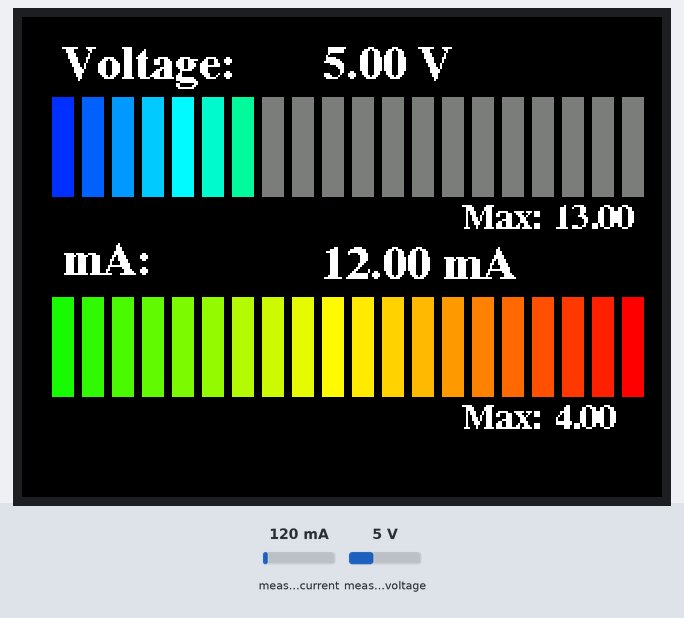
The sketch below on a simulated ESP32. On the bench: 320×240 colour display. Inputs (shaded band) come from the test bench; at power-on: measured voltage 5 V, measured current 120 mA. What the sketch prints to the serial monitor is not drawn.

Above: at 1.4 s.
1.5 s: measured voltage set to 7.5 V
At 2.6 s:
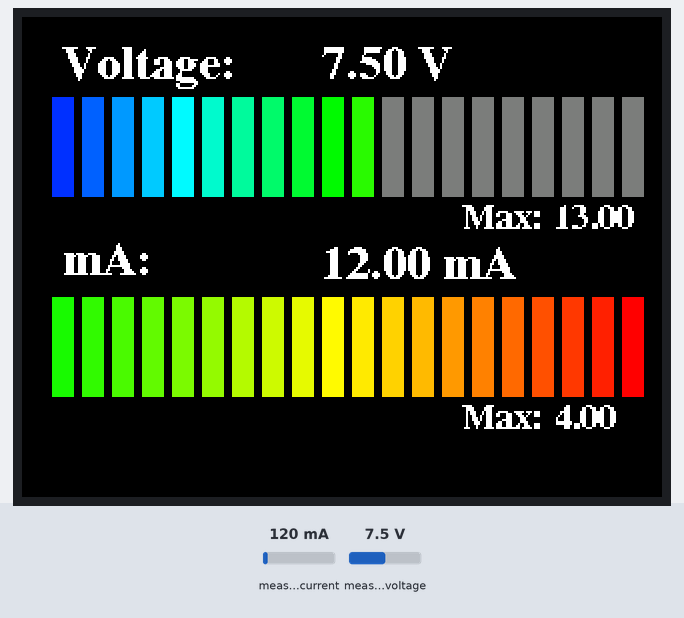
3.0 s: measured voltage set to 11.2 V
At 3.9 s:
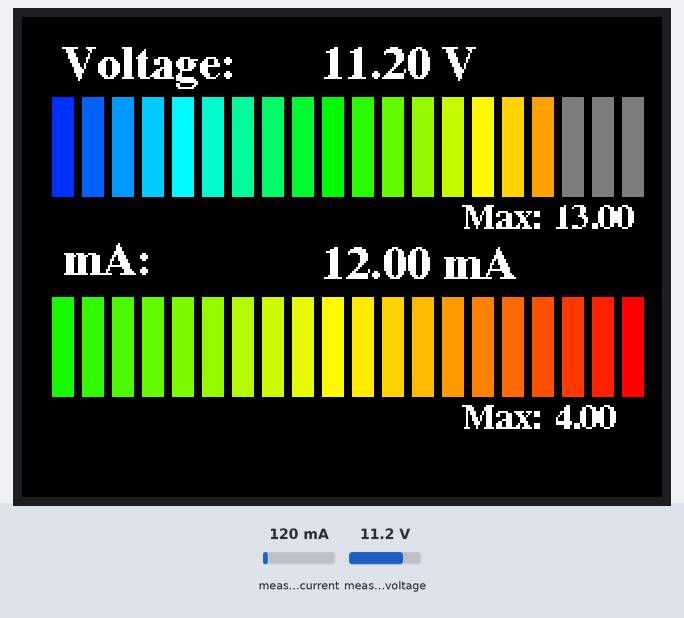
4.6 s: measured current set to 40 mA
At 5.4 s:
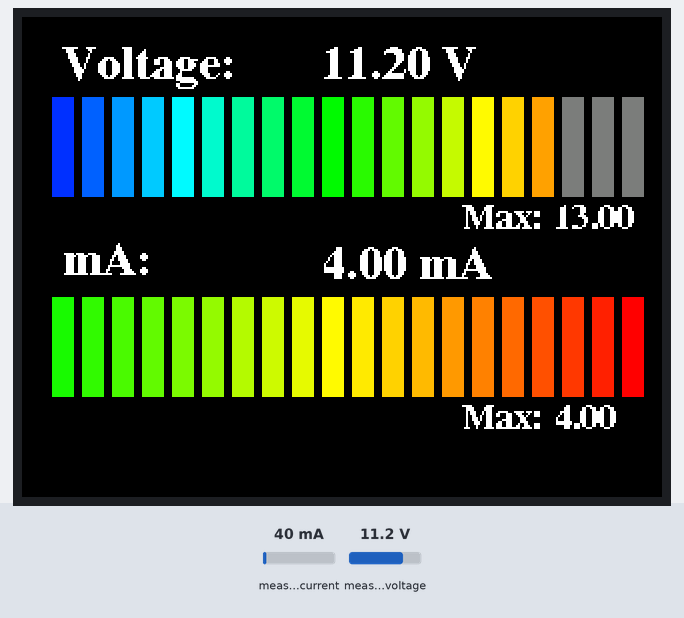
6.2 s: measured current set to 500 mA
At 6.7 s:
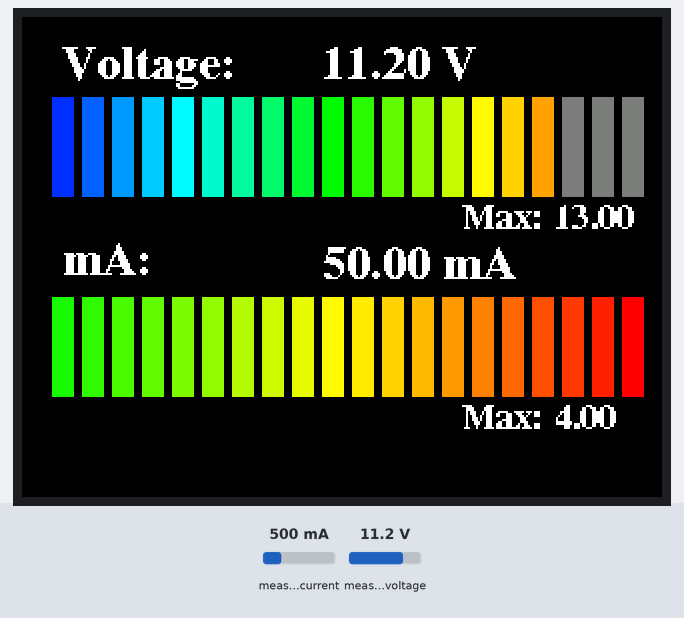
Timing chart, 0 to 8.7 s (numbered marks = the images above; inputs shaded):
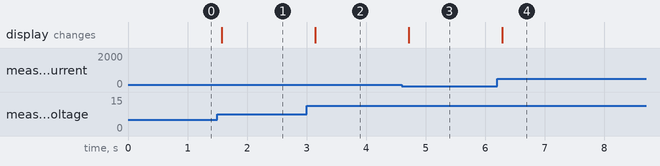

Measured:
- after the input at 1.5 s, the display: changes after 0.07 s (image 1)
- after the input at 3.0 s, the display: changes after 0.14 s (image 2)
- after the input at 4.6 s, the display: changes after 0.12 s (image 3)
- after the input at 6.2 s, the display: changes after 0.09 s (image 4)

The sketch:

Eurorack-V-A-monitor.ino
```cpp
// Uses M5 Stack Core and INA2266 Sensor module
// Displays graphically the Current Volt and Amp readings from Eurorack Powersupply
//
#include <Wire.h>
#include <INA226_WE.h>
#define I2C_ADDRESS 0x40
//#include "INA226.h"
#include <TFT_eSPI.h>     // Hardware-specific library
#include <TFT_eWidget.h>
#include "Free_Fonts.h"


// Meter colour schemes
#define RED2RED     0
#define GREEN2GREEN 1
#define BLUE2BLUE   2
#define BLUE2RED    3
#define GREEN2RED   4
#define RED2GREEN   5
#define RAINBOW     6

//INA226 INA(0x40);
INA226_WE INA = INA226_WE(I2C_ADDRESS);
float maxVoltage = 13.00;
float maxAmps = 4.00;

float voltReading = 0;
float ampReading = 0;
float curVoltage = 0;
float curAmps = 0;
float oldV = 0;
float oldA = 0;

TFT_eSPI tft  = TFT_eSPI();      // Invoke custom library

MeterWidget   amps  = MeterWidget(&tft);
MeterWidget   volts = MeterWidget(&tft);
MeterWidget   ohms  = MeterWidget(&tft);

#define LOOP_PERIOD 35 // Display updates every 35 ms

int calculateAmperageSegments(float currentAmperage, float maxAmperage) {
    if (maxAmperage == 0) {
        // Avoid division by zero
        return 0;
    }

    float percentage = (currentAmperage / maxAmperage) * 100;
    int segmentsToDisplay = (percentage / 100) * 20;

    // Ensure the result is within the bounds of 0 to 20
    if (segmentsToDisplay > 20) {
        segmentsToDisplay = 20;
    } else if (segmentsToDisplay < 0) {
        segmentsToDisplay = 0;
    }

    return segmentsToDisplay;
}

int calculateVoltageSegmentDisplay(float currentVoltage, float maxVoltage) {
    if (maxVoltage == 0) {
        // Avoid division by zero
        return 0;
    }

    float percentage = (currentVoltage / maxVoltage) * 100;
    int segmentsToDisplay = (percentage / 100) * 20;

    // Ensure the result is within the bounds of 0 to 20
    if (segmentsToDisplay > 20) {
        segmentsToDisplay = 20;
    } else if (segmentsToDisplay < 0) {
        segmentsToDisplay = 0;
    }

    return segmentsToDisplay;
}


// #########################################################################
//  Draw the linear meter
// #########################################################################
// val =  reading to show (range is 0 to n)
// x, y = position of top left corner
// w, h = width and height of a single bar
// g    = pixel gap to next bar (can be 0)
// n    = number of segments
// s    = colour scheme
void linearMeter(int val, int x, int y, int w, int h, int g, int n, byte s)
{
  // Variable to save "value" text colour from scheme and set default
  int colour = TFT_BLUE;
  // Draw n colour blocks
  for (int b = 1; b <= n; b++) {
    if (val > 0 && b <= val) { // Fill in coloured blocks
      switch (s) {
        case 0: colour = TFT_RED; break; // Fixed colour
        case 1: colour = TFT_GREEN; break; // Fixed colour
        case 2: colour = TFT_BLUE; break; // Fixed colour
        case 3: colour = rainbowColor(map(b, 0, n, 127,   0)); break; // Blue to red
        case 4: colour = rainbowColor(map(b, 0, n,  63,   0)); break; // Green to red
        case 5: colour = rainbowColor(map(b, 0, n,   0,  63)); break; // Red to green
        case 6: colour = rainbowColor(map(b, 0, n,   0, 159)); break; // Rainbow (red to violet)
      }
      tft.fillRect(x + b*(w+g), y, w, h, colour);
    }
    else // Fill in blank segments
    {
      tft.fillRect(x + b*(w+g), y, w, h, TFT_DARKGREY);
    }
  }
}

/***************************************************************************************
** Function name:           rainbowColor
** Description:             Return a 16 bit rainbow colour
***************************************************************************************/
  // If 'spectrum' is in the range 0-159 it is converted to a spectrum colour
  // from 0 = red through to 127 = blue to 159 = violet
  // Extending the range to 0-191 adds a further violet to red band

uint16_t rainbowColor(uint8_t spectrum)
{
  spectrum = spectrum%192;

  uint8_t red   = 0; // Red is the top 5 bits of a 16 bit colour spectrum
  uint8_t green = 0; // Green is the middle 6 bits, but only top 5 bits used here
  uint8_t blue  = 0; // Blue is the bottom 5 bits

  uint8_t sector = spectrum >> 5;
  uint8_t amplit = spectrum & 0x1F;

  switch (sector)
  {
    case 0:
      red   = 0x1F;
      green = amplit; // Green ramps up
      blue  = 0;
      break;
    case 1:
      red   = 0x1F - amplit; // Red ramps down
      green = 0x1F;
      blue  = 0;
      break;
    case 2:
      red   = 0;
      green = 0x1F;
      blue  = amplit; // Blue ramps up
      break;
    case 3:
      red   = 0;
      green = 0x1F - amplit; // Green ramps down
      blue  = 0x1F;
      break;
    case 4:
      red   = amplit; // Red ramps up
      green = 0;
      blue  = 0x1F;
      break;
    case 5:
      red   = 0x1F;
      green = 0;
      blue  = 0x1F - amplit; // Blue ramps down
      break;
  }

  return red << 11 | green << 6 | blue;
}
void setup()
{

 // Serial.begin(115200);
 // Serial.println(__FILE__);
 // Serial.print("INA226_LIB_VERSION: ");
 // Serial.println(INA226_LIB_VERSION);


  Serial.begin(9600);
  Wire.begin();
  if(!INA.init()){
    Serial.println("Failed to init INA226. Check your wiring.");
    while(1){}
  }
  Serial.println("INA226 Current Sensor Example Sketch - Continuous");

  INA.waitUntilConversionCompleted(); //if you comment this line the first data might be zero


  tft.init();
  tft.invertDisplay(1);
  tft.setRotation(1);
 // Serial.begin(115200); // For debug
  tft.fillScreen(TFT_BLACK);
  tft.setTextColor(TFT_WHITE, TFT_BLACK);
  tft.setFreeFont(FSB12);

  tft.setCursor(20, 30);
  tft.print("Voltage:");
  tft.setCursor(20, 128);
  tft.print("mA:");

  tft.setFreeFont(FSB9);
  tft.setCursor(220, 105);
  tft.print("Max: " + String(maxVoltage));
  tft.setCursor(220, 205);
  tft.print("Max: " + String(maxAmps));

}

void loop() {

oldV = curVoltage;
oldA = curAmps;

curVoltage = INA.getBusVoltage_V();
curAmps = INA.getCurrent_mA() / 10;

voltReading = calculateVoltageSegmentDisplay(curVoltage, maxVoltage);
ampReading = calculateAmperageSegments(curAmps, maxAmps);

//  linearMeter(reading, 10,  10, 5, 25, 3, 20, RED2RED);
//  linearMeter(reading, 10,  40, 5, 25, 3, 20, GREEN2GREEN);
//  linearMeter(reading, 10,  70, 5, 25, 3, 20, BLUE2BLUE);
  linearMeter(voltReading, 0, 40, 11, 50, 4, 20, BLUE2RED);
  linearMeter(ampReading, 0, 140, 11, 50, 4, 20, GREEN2RED);
//  linearMeter(reading, 10, 160, 5, 25, 3, 20, RED2GREEN);
//  linearMeter(reading, 10, 190, 5, 25, 3, 20, RAINBOW);

  // reading++;
  // if (reading > 20) { reading = 0; delay(1000); }
  // tft.fillRect(140, 5, 150, 30, TFT_BLACK);
  // tft.fillRect(140, 110, 150, 25, TFT_BLACK);


  tft.setFreeFont(FSB12);

  tft.setCursor(150, 30);
  tft.setTextColor(TFT_BLACK);
  tft.print(String(oldV) + " V");
  tft.setTextColor(TFT_WHITE);
  tft.setCursor(150, 30);
  tft.print(String(curVoltage) + " V");

  tft.setCursor(150, 130);
  tft.setTextColor(TFT_BLACK);
  tft.print(String(oldA) + " mA");
  tft.setTextColor(TFT_WHITE);
  tft.setCursor(150, 130);
  tft.print(String(curAmps) + " mA");


// Debug
//  Serial.println("\nBUS\tSHUNT\tCURRENT\tPOWER");
//   for (int i = 0; i < 20; i++)
//   {
//     Serial.print(INA.getBusVoltage(), 3);
//     Serial.print("\t");
//     Serial.print(INA.getShuntVoltage_mV(), 3);
//     Serial.print("\t");
//     Serial.print(INA.getCurrent_mA(), 3);
//     Serial.print("\t");
//     Serial.print(INA.getPower_mW(), 3);
//     Serial.println();
//   }


  delay (100);
}
```

Free_Fonts.h
```cpp
// Attach this header file to your sketch to use the GFX Free Fonts. You can write
// sketches without it, but it makes referencing them easier.

// This calls up ALL the fonts but they only get loaded if you actually
// use them in your sketch.
//
// No changes are needed to this header file unless new fonts are added to the
// library "Fonts/GFXFF" folder.
//
// To save a lot of typing long names, each font can easily be referenced in the
// sketch in three ways, either with:
//
//    1. Font file name with the & in front such as &FreeSansBoldOblique24pt7b
//       an example being:
//
//       tft.setFreeFont(&FreeSansBoldOblique24pt7b);
//
//    2. FF# where # is a number determined by looking at the list below
//       an example being:
//
//       tft.setFreeFont(FF32);
//
//    3. An abbreviation of the file name. Look at the list below to see
//       the abbreviations used, for example:
//
//       tft.setFreeFont(FSSBO24)
//
//       Where the letters mean:
//       F = Free font
//       M = Mono
//      SS = Sans Serif (double S to distinguish is form serif fonts)
//       S = Serif
//       B = Bold
//       O = Oblique (letter O not zero)
//       I = Italic
//       # =  point size, either 9, 12, 18 or 24
//
//  Setting the font to NULL will select the GLCD font:
//
//      tft.setFreeFont(NULL); // Set font to GLCD


#ifdef LOAD_GFXFF // Only include the fonts if LOAD_GFXFF is defined in User_Setup.h

// Use these when printing or drawing text in GLCD and high rendering speed fonts
// Call up the font using tft.setTextFont()
#define GFXFF 1
#define GLCD  0
#define FONT2 2
#define FONT4 4
#define FONT6 6
#define FONT7 7
#define FONT8 8

// Use the following when calling tft.setFreeFont()
//
// Reserved for GLCD font  // FF0
//

#define TT1 &TomThumb

#define FM9 &FreeMono9pt7b
#define FM12 &FreeMono12pt7b
#define FM18 &FreeMono18pt7b
#define FM24 &FreeMono24pt7b

#define FMB9 &FreeMonoBold9pt7b
#define FMB12 &FreeMonoBold12pt7b
#define FMB18 &FreeMonoBold18pt7b
#define FMB24 &FreeMonoBold24pt7b

#define FMO9 &FreeMonoOblique9pt7b
#define FMO12 &FreeMonoOblique12pt7b
#define FMO18 &FreeMonoOblique18pt7b
#define FMO24 &FreeMonoOblique24pt7b

#define FMBO9 &FreeMonoBoldOblique9pt7b
#define FMBO12 &FreeMonoBoldOblique12pt7b
#define FMBO18 &FreeMonoBoldOblique18pt7b
#define FMBO24 &FreeMonoBoldOblique24pt7b

#define FSS9 &FreeSans9pt7b
#define FSS12 &FreeSans12pt7b
#define FSS18 &FreeSans18pt7b
#define FSS24 &FreeSans24pt7b

#define FSSB9 &FreeSansBold9pt7b
#define FSSB12 &FreeSansBold12pt7b
#define FSSB18 &FreeSansBold18pt7b
#define FSSB24 &FreeSansBold24pt7b

#define FSSO9 &FreeSansOblique9pt7b
#define FSSO12 &FreeSansOblique12pt7b
#define FSSO18 &FreeSansOblique18pt7b
#define FSSO24 &FreeSansOblique24pt7b

#define FSSBO9 &FreeSansBoldOblique9pt7b
#define FSSBO12 &FreeSansBoldOblique12pt7b
#define FSSBO18 &FreeSansBoldOblique18pt7b
#define FSSBO24 &FreeSansBoldOblique24pt7b

#define FS9 &FreeSerif9pt7b
#define FS12 &FreeSerif12pt7b
#define FS18 &FreeSerif18pt7b
#define FS24 &FreeSerif24pt7b

#define FSI9 &FreeSerifItalic9pt7b
#define FSI12 &FreeSerifItalic12pt7b
#define FSI19 &FreeSerifItalic18pt7b
#define FSI24 &FreeSerifItalic24pt7b

#define FSB9 &FreeSerifBold9pt7b
#define FSB12 &FreeSerifBold12pt7b
#define FSB18 &FreeSerifBold18pt7b
#define FSB24 &FreeSerifBold24pt7b

#define FSBI9 &FreeSerifBoldItalic9pt7b
#define FSBI12 &FreeSerifBoldItalic12pt7b
#define FSBI18 &FreeSerifBoldItalic18pt7b
#define FSBI24 &FreeSerifBoldItalic24pt7b

#define FF0 NULL //ff0 reserved for GLCD
#define FF1 &FreeMono9pt7b
#define FF2 &FreeMono12pt7b
#define FF3 &FreeMono18pt7b
#define FF4 &FreeMono24pt7b

#define FF5 &FreeMonoBold9pt7b
#define FF6 &FreeMonoBold12pt7b
#define FF7 &FreeMonoBold18pt7b
#define FF8 &FreeMonoBold24pt7b

#define FF9 &FreeMonoOblique9pt7b
#define FF10 &FreeMonoOblique12pt7b
#define FF11 &FreeMonoOblique18pt7b
#define FF12 &FreeMonoOblique24pt7b

#define FF13 &FreeMonoBoldOblique9pt7b
#define FF14 &FreeMonoBoldOblique12pt7b
#define FF15 &FreeMonoBoldOblique18pt7b
#define FF16 &FreeMonoBoldOblique24pt7b

#define FF17 &FreeSans9pt7b
#define FF18 &FreeSans12pt7b
#define FF19 &FreeSans18pt7b
#define FF20 &FreeSans24pt7b

#define FF21 &FreeSansBold9pt7b
#define FF22 &FreeSansBold12pt7b
#define FF23 &FreeSansBold18pt7b
#define FF24 &FreeSansBold24pt7b

#define FF25 &FreeSansOblique9pt7b
#define FF26 &FreeSansOblique12pt7b
#define FF27 &FreeSansOblique18pt7b
#define FF28 &FreeSansOblique24pt7b

#define FF29 &FreeSansBoldOblique9pt7b
#define FF30 &FreeSansBoldOblique12pt7b
#define FF31 &FreeSansBoldOblique18pt7b
#define FF32 &FreeSansBoldOblique24pt7b

#define FF33 &FreeSerif9pt7b
#define FF34 &FreeSerif12pt7b
#define FF35 &FreeSerif18pt7b
#define FF36 &FreeSerif24pt7b

#define FF37 &FreeSerifItalic9pt7b
#define FF38 &FreeSerifItalic12pt7b
#define FF39 &FreeSerifItalic18pt7b
#define FF40 &FreeSerifItalic24pt7b

#define FF41 &FreeSerifBold9pt7b
#define FF42 &FreeSerifBold12pt7b
#define FF43 &FreeSerifBold18pt7b
#define FF44 &FreeSerifBold24pt7b

#define FF45 &FreeSerifBoldItalic9pt7b
#define FF46 &FreeSerifBoldItalic12pt7b
#define FF47 &FreeSerifBoldItalic18pt7b
#define FF48 &FreeSerifBoldItalic24pt7b

// >>>>>>>>>>>>>>>>>>>>>>>>>>>>>>>>>>>>>>>>>>>>>>>>>>>>>>>>>>>>>>>>>>>>>>>>>>>>>>>>>
// Now we define "s"tring versions for easy printing of the font name so:
//   tft.println(sFF5);
// will print
//   Mono bold 9
// >>>>>>>>>>>>>>>>>>>>>>>>>>>>>>>>>>>>>>>>>>>>>>>>>>>>>>>>>>>>>>>>>>>>>>>>>>>>>>>>>

#define sFF0 "GLCD"
#define sTT1 "Tom Thumb"
#define sFF1 "Mono 9"
#define sFF2 "Mono 12"
#define sFF3 "Mono 18"
#define sFF4 "Mono 24"

#define sFF5 "Mono bold 9"
#define sFF6 "Mono bold 12"
#define sFF7 "Mono bold 18"
#define sFF8 "Mono bold 24"

#define sFF9 "Mono oblique 9"
#define sFF10 "Mono oblique 12"
#define sFF11 "Mono oblique 18"
#define sFF12 "Mono oblique 24"

#define sFF13 "Mono bold oblique 9"
#define sFF14 "Mono bold oblique 12"
#define sFF15 "Mono bold oblique 18"
#define sFF16 "Mono bold oblique 24" // Full text line is too big for 480 pixel wide screen

#define sFF17 "Sans 9"
#define sFF18 "Sans 12"
#define sFF19 "Sans 18"
#define sFF20 "Sans 24"

#define sFF21 "Sans bold 9"
#define sFF22 "Sans bold 12"
#define sFF23 "Sans bold 18"
#define sFF24 "Sans bold 24"

#define sFF25 "Sans oblique 9"
#define sFF26 "Sans oblique 12"
#define sFF27 "Sans oblique 18"
#define sFF28 "Sans oblique 24"

#define sFF29 "Sans bold oblique 9"
#define sFF30 "Sans bold oblique 12"
#define sFF31 "Sans bold oblique 18"
#define sFF32 "Sans bold oblique 24"

#define sFF33 "Serif 9"
#define sFF34 "Serif 12"
#define sFF35 "Serif 18"
#define sFF36 "Serif 24"

#define sFF37 "Serif italic 9"
#define sFF38 "Serif italic 12"
#define sFF39 "Serif italic 18"
#define sFF40 "Serif italic 24"

#define sFF41 "Serif bold 9"
#define sFF42 "Serif bold 12"
#define sFF43 "Serif bold 18"
#define sFF44 "Serif bold 24"

#define sFF45 "Serif bold italic 9"
#define sFF46 "Serif bold italic 12"
#define sFF47 "Serif bold italic 18"
#define sFF48 "Serif bold italic 24"

#else // LOAD_GFXFF not defined so setup defaults to prevent error messages

// >>>>>>>>>>>>>>>>>>>>>>>>>>>>>>>>>>>>>>>>>>>>>>>>>>>>>>>>>>>>>>>>>>>>>>>>>>>>>>>>>
// Free fonts are not loaded in User_Setup.h so we must define all as font 1
// to prevent compile error messages
// >>>>>>>>>>>>>>>>>>>>>>>>>>>>>>>>>>>>>>>>>>>>>>>>>>>>>>>>>>>>>>>>>>>>>>>>>>>>>>>>>

#define GFXFF 1
#define GLCD  1
#define FONT2 2
#define FONT4 4
#define FONT6 6
#define FONT7 7
#define FONT8 8

#define TT1 1

#define FF0 1
#define FF1 1
#define FF2 1
#define FF3 1
#define FF4 1
#define FF5 1
#define FF6 1
#define FF7 1
#define FF8 1
#define FF9 1
#define FF10 1
#define FF11 1
#define FF12 1
#define FF13 1
#define FF14 1
#define FF15 1
#define FF16 1
#define FF17 1
#define FF18 1
#define FF19 1
#define FF20 1
#define FF21 1
#define FF22 1
#define FF23 1
#define FF24 1
#define FF25 1
#define FF26 1
#define FF27 1
#define FF28 1
#define FF29 1
#define FF30 1
#define FF31 1
#define FF32 1
#define FF33 1
#define FF34 1
#define FF35 1
#define FF36 1
#define FF37 1
#define FF38 1
#define FF39 1
#define FF40 1
#define FF41 1
#define FF42 1
#define FF43 1
#define FF44 1
#define FF45 1
#define FF46 1
#define FF47 1
#define FF48 1

#define FM9  1
#define FM12 1
#define FM18 1
#define FM24 1

#define FMB9  1
#define FMB12 1
#define FMB18 1
#define FMB24 1

#define FMO9  1
#define FMO12 1
#define FMO18 1
#define FMO24 1

#define FMBO9  1
#define FMBO12 1
#define FMBO18 1
#define FMBO24 1

#define FSS9  1
#define FSS12 1
#define FSS18 1
#define FSS24 1

#define FSSB9  1
#define FSSB12 1
#define FSSB18 1
#define FSSB24 1

#define FSSO9  1
#define FSSO12 1
#define FSSO18 1
#define FSSO24 1

#define FSSBO9  1
#define FSSBO12 1
#define FSSBO18 1
#define FSSBO24 1

#define FS9  1
#define FS12 1
#define FS18 1
#define FS24 1

#define FSI9  1
#define FSI12 1
#define FSI19 1
#define FSI24 1

#define FSB9  1
#define FSB12 1
#define FSB18 1
#define FSB24 1

#define FSBI9  1
#define FSBI12 1
#define FSBI18 1
#define FSBI24 1

#endif // LOAD_GFXFF
```
